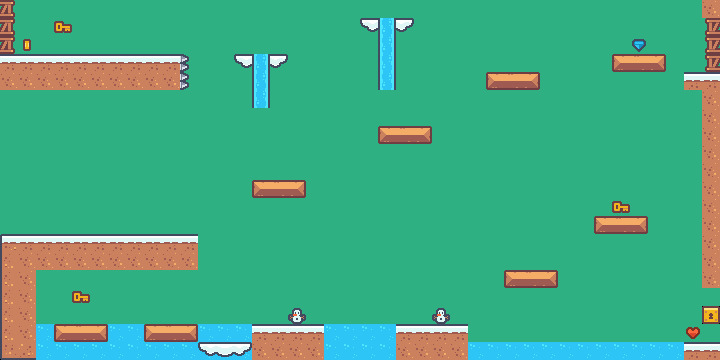

Rendered tile map (Tiled .tmx) drawn with the repository's tilesets; below, a short description and the map source with its tile grids summarised:
An orthogonal 40x20 tile map with 18x18 px tiles, 2 tile layers (Background, Ground-n-Platforms).

<map version="1.10" tiledversion="1.10.2" orientation="orthogonal" renderorder="right-down" width="40" height="20" tilewidth="18" tileheight="18" infinite="0" nextlayerid="3" nextobjectid="1">
 <editorsettings>
  <export target="platformer-level-1.tmj" format="json" />
 </editorsettings>
 <tileset firstgid="1" name="kenny_tilemap_packed" tilewidth="18" tileheight="18" tilecount="180" columns="20">
  <image source="tilemap_packed.png" width="360" height="162" />
  <tile id="0">
   <properties>
    <property name="collides" type="bool" value="true" />
   </properties>
  </tile>
  <tile id="1">
   <properties>
    <property name="collides" type="bool" value="true" />
   </properties>
  </tile>
  <tile id="2">
   <properties>
    <property name="collides" type="bool" value="true" />
   </properties>
  </tile>
  <tile id="3">
   <properties>
    <property name="collides" type="bool" value="true" />
   </properties>
  </tile>
  <tile id="20">
   <properties>
    <property name="collides" type="bool" value="true" />
   </properties>
  </tile>
  <tile id="21">
   <properties>
    <property name="collides" type="bool" value="true" />
   </properties>
  </tile>
  <tile id="22">
   <properties>
    <property name="collides" type="bool" value="true" />
   </properties>
  </tile>
  <tile id="23">
   <properties>
    <property name="collides" type="bool" value="true" />
   </properties>
  </tile>
  <tile id="40">
   <properties>
    <property name="collides" type="bool" value="true" />
   </properties>
  </tile>
  <tile id="41">
   <properties>
    <property name="collides" type="bool" value="true" />
   </properties>
  </tile>
  <tile id="42">
   <properties>
    <property name="collides" type="bool" value="true" />
   </properties>
  </tile>
  <tile id="43">
   <properties>
    <property name="collides" type="bool" value="true" />
   </properties>
  </tile>
  <tile id="47">
   <properties>
    <property name="collides" type="bool" value="true" />
   </properties>
  </tile>
  <tile id="48">
   <properties>
    <property name="collides" type="bool" value="true" />
   </properties>
  </tile>
  <tile id="49">
   <properties>
    <property name="collides" type="bool" value="true" />
   </properties>
  </tile>
  <tile id="50">
   <properties>
    <property name="collides" type="bool" value="true" />
   </properties>
  </tile>
  <tile id="60">
   <properties>
    <property name="collides" type="bool" value="true" />
   </properties>
  </tile>
  <tile id="61">
   <properties>
    <property name="collides" type="bool" value="true" />
   </properties>
  </tile>
  <tile id="62">
   <properties>
    <property name="collides" type="bool" value="true" />
   </properties>
  </tile>
  <tile id="63">
   <properties>
    <property name="collides" type="bool" value="true" />
   </properties>
  </tile>
  <tile id="80">
   <properties>
    <property name="collides" type="bool" value="true" />
   </properties>
  </tile>
  <tile id="81">
   <properties>
    <property name="collides" type="bool" value="true" />
   </properties>
  </tile>
  <tile id="82">
   <properties>
    <property name="collides" type="bool" value="true" />
   </properties>
  </tile>
  <tile id="83">
   <properties>
    <property name="collides" type="bool" value="true" />
   </properties>
  </tile>
  <tile id="100">
   <properties>
    <property name="collides" type="bool" value="true" />
   </properties>
  </tile>
  <tile id="101">
   <properties>
    <property name="collides" type="bool" value="true" />
   </properties>
  </tile>
  <tile id="102">
   <properties>
    <property name="collides" type="bool" value="true" />
   </properties>
  </tile>
  <tile id="103">
   <properties>
    <property name="collides" type="bool" value="true" />
   </properties>
  </tile>
  <tile id="120">
   <properties>
    <property name="collides" type="bool" value="true" />
   </properties>
  </tile>
  <tile id="121">
   <properties>
    <property name="collides" type="bool" value="true" />
   </properties>
  </tile>
  <tile id="122">
   <properties>
    <property name="collides" type="bool" value="true" />
   </properties>
  </tile>
  <tile id="123">
   <properties>
    <property name="collides" type="bool" value="true" />
   </properties>
  </tile>
  <tile id="140">
   <properties>
    <property name="collides" type="bool" value="true" />
   </properties>
  </tile>
  <tile id="141">
   <properties>
    <property name="collides" type="bool" value="true" />
   </properties>
  </tile>
  <tile id="142">
   <properties>
    <property name="collides" type="bool" value="true" />
   </properties>
  </tile>
  <tile id="143">
   <properties>
    <property name="collides" type="bool" value="true" />
   </properties>
  </tile>
  <tile id="152">
   <properties>
    <property name="collides" type="bool" value="true" />
   </properties>
  </tile>
  <tile id="153">
   <properties>
    <property name="collides" type="bool" value="true" />
   </properties>
  </tile>
  <tile id="154">
   <properties>
    <property name="collides" type="bool" value="true" />
   </properties>
  </tile>
  <tile id="155">
   <properties>
    <property name="collides" type="bool" value="true" />
   </properties>
  </tile>
 </tileset>
 <layer id="2" name="Background" width="40" height="20">
  <data>[800 cells, 763 non-empty, 2 distinct tile ids]</data>
 </layer>
 <layer id="1" name="Ground-n-Platforms" width="40" height="20">
  <data>[800 cells, 174 non-empty, 22 distinct tile ids]</data>
 </layer>
</map>
